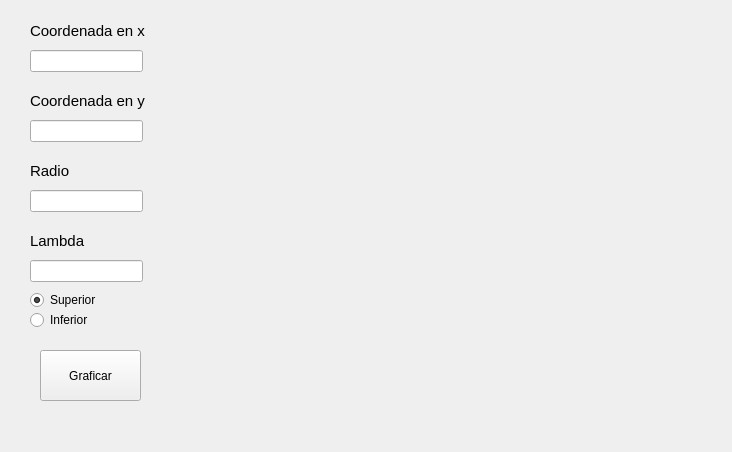
<?xml version="1.0" encoding="UTF-8"?>
<ui version="4.0">
 <class>Form</class>
 <widget class="QWidget" name="Form">
  <property name="geometry">
   <rect>
    <x>0</x>
    <y>0</y>
    <width>732</width>
    <height>452</height>
   </rect>
  </property>
  <property name="windowTitle">
   <string>Form</string>
  </property>
  <widget class="QLineEdit" name="ledt_arc_x">
   <property name="geometry">
    <rect>
     <x>30</x>
     <y>50</y>
     <width>113</width>
     <height>22</height>
    </rect>
   </property>
  </widget>
  <widget class="QLineEdit" name="ledt_arc_y">
   <property name="geometry">
    <rect>
     <x>30</x>
     <y>120</y>
     <width>113</width>
     <height>22</height>
    </rect>
   </property>
  </widget>
  <widget class="QLineEdit" name="ledt_line_lamb">
   <property name="geometry">
    <rect>
     <x>30</x>
     <y>260</y>
     <width>113</width>
     <height>22</height>
    </rect>
   </property>
  </widget>
  <widget class="QLabel" name="label_3">
   <property name="geometry">
    <rect>
     <x>30</x>
     <y>160</y>
     <width>141</width>
     <height>21</height>
    </rect>
   </property>
   <property name="font">
    <font>
     <pointsize>11</pointsize>
    </font>
   </property>
   <property name="text">
    <string>Radio</string>
   </property>
  </widget>
  <widget class="PlotWidget" name="graphWidget" native="true">
   <property name="geometry">
    <rect>
     <x>180</x>
     <y>10</y>
     <width>501</width>
     <height>381</height>
    </rect>
   </property>
  </widget>
  <widget class="QLineEdit" name="ledt_arc_r">
   <property name="geometry">
    <rect>
     <x>30</x>
     <y>190</y>
     <width>113</width>
     <height>22</height>
    </rect>
   </property>
  </widget>
  <widget class="QLabel" name="label">
   <property name="geometry">
    <rect>
     <x>30</x>
     <y>20</y>
     <width>141</width>
     <height>21</height>
    </rect>
   </property>
   <property name="font">
    <font>
     <pointsize>11</pointsize>
    </font>
   </property>
   <property name="text">
    <string>Coordenada en x</string>
   </property>
  </widget>
  <widget class="QLabel" name="label_4">
   <property name="geometry">
    <rect>
     <x>30</x>
     <y>230</y>
     <width>141</width>
     <height>21</height>
    </rect>
   </property>
   <property name="font">
    <font>
     <pointsize>11</pointsize>
    </font>
   </property>
   <property name="text">
    <string>Lambda</string>
   </property>
  </widget>
  <widget class="QLabel" name="label_2">
   <property name="geometry">
    <rect>
     <x>30</x>
     <y>90</y>
     <width>141</width>
     <height>21</height>
    </rect>
   </property>
   <property name="font">
    <font>
     <pointsize>11</pointsize>
    </font>
   </property>
   <property name="text">
    <string>Coordenada en y</string>
   </property>
  </widget>
  <widget class="QPushButton" name="btn_graficar">
   <property name="geometry">
    <rect>
     <x>40</x>
     <y>350</y>
     <width>101</width>
     <height>51</height>
    </rect>
   </property>
   <property name="text">
    <string>Graficar</string>
   </property>
  </widget>
  <widget class="QRadioButton" name="rbtn_superior">
   <property name="geometry">
    <rect>
     <x>30</x>
     <y>290</y>
     <width>95</width>
     <height>20</height>
    </rect>
   </property>
   <property name="text">
    <string>Superior</string>
   </property>
   <property name="checked">
    <bool>true</bool>
   </property>
  </widget>
  <widget class="QRadioButton" name="rbtn_inferior">
   <property name="geometry">
    <rect>
     <x>30</x>
     <y>310</y>
     <width>95</width>
     <height>20</height>
    </rect>
   </property>
   <property name="text">
    <string>Inferior</string>
   </property>
  </widget>
 </widget>
 <customwidgets>
  <customwidget>
   <class>PlotWidget</class>
   <extends>QWidget</extends>
   <header location="global">pyqtgraph</header>
   <container>1</container>
  </customwidget>
 </customwidgets>
 <resources/>
 <connections/>
</ui>
